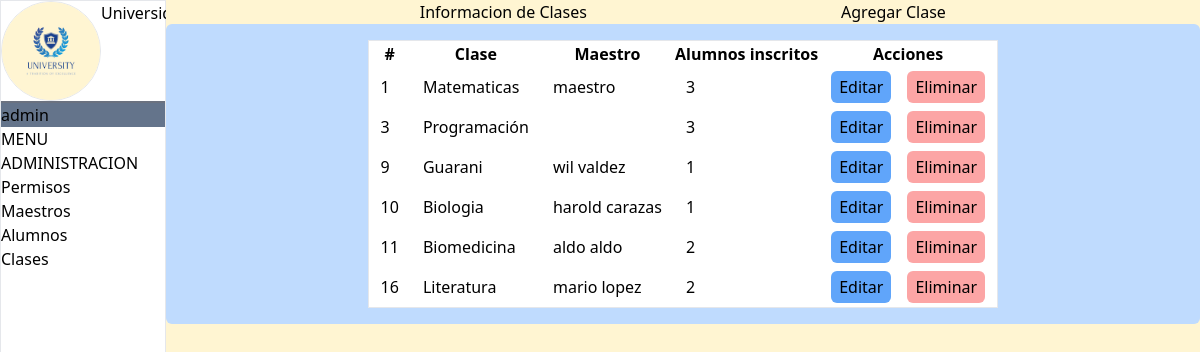
Page /views/admin/clases.php (signed in) on the committed database.
### tables this page shows
CREATE TABLE `materias` (
  `materia_id` int(11) NOT NULL AUTO_INCREMENT,
  `materia_nombre` varchar(150) DEFAULT NULL,
  PRIMARY KEY (`materia_id`)
);

### views/admin/clases.php (the view, shortened to what this page needs)
<!DOCTYPE html>
<html lang="en">
<head>
    <link href="/dist/output.css" rel="stylesheet" defer>
    <link rel="stylesheet" href="/src/input.css">
</head>
<body class="h-screen flex justify-center box-border w-screen">
    <aside class="flex flex-col min-h-screen border">
        <header class="flex border-b-2 border-gray-500 w-auto ">
            <div class="flex w-auto ">
                <img src="/assets/logo.jpg" alt="logo-pequeño" width="100px" height="100px" class="border rounded-full object-cover">
                <h1>Universidad</h1>
            </div>
        </header>
        <div  class="bg-slate-500">
            <p>admin</p>
        </div>
        <section class="flex flex-col">
            <h1>MENU ADMINISTRACION</h1>
            <div>
                <a href="permisos.php">Permisos</a>
            </div>
            <div>
                <a href="maestros.php">Maestros</a>
            </div>
            <div>
                <a href="alumnos.php">Alumnos</a>
            </div>
            <div>
                <p>Clases</p>
            </div>
        </section>
    </aside>
    <section class="bg-[#fff5d2] w-full">
        <div class="flex justify-evenly">
            <p>Informacion de Clases</p>
            <a href="create_clase.php">Agregar Clase</a>
        </div>
    <div class="bg-blue-200 p-4 rounded-md flex justify-center items-center">
            <table class="border justify-center items-center bg-white">
                <thead>
                    <tr>
                        <th>#</th>
                        <th>Clase</th>
                        <th>Maestro</th>
                        <th>Alumnos inscritos</th>
                        <th>Acciones</th>
                    </tr>
                </thead>
                <tbody>
                    <?php
                    $pdo = new PDO('mysql:host=localhost;dbname=universidad','root','');
                    $comando = $pdo->prepare("SELECT materias.materia_id, materias.materia_nombre, usuarios.usuario_nombre, COUNT(alumnos_materias.alumno_id) AS numero_de_alumnos
                    FROM materias
                    LEFT JOIN maestros_materias ON materias.materia_id = maestros_materias.materia_id
                    LEFT JOIN usuarios ON maestros_materias.maestro_id = usuarios.usuario_id
                    LEFT JOIN alumnos_materias ON materias.materia_id = alumnos_materias.materia_id
                    WHERE materias.materia_id <> 15
                    GROUP BY materias.materia_id, materias.materia_nombre, usuarios.usuario_nombre;
                    ");
                    $comando->execute();
                    $resultado = $comando->fetchAll(PDO::FETCH_ASSOC);
                    foreach ($resultado as $usuario) {
                    ?>
                        <tr>
                            <td class="px-3 py-1"><?= $usuario["materia_id"] ?></td>
                            <td class="px-3 py-1"><?= $usuario["materia_nombre"] ?></td>
                            <td class="px-3 py-1"><?= $usuario["usuario_nombre"] ?></td>
                            <td class="px-3 py-1"><?= $usuario["numero_de_alumnos"] ?></td>
                            <td class="px-3 py-1">
                                <div class="flex gap-4">
                                    <a href="/views/admin/edit_clase.php?materia_id=<?= $usuario["materia_id"] ?>" class="bg-blue-400 px-2 py-1 rounded-md">Editar</a>
                                    <div class="modal">
                                        <form action="/handle_db/admin/delete_clase.php" method="post">
                                            <button type="submit" class="bg-red-300 px-2 py-1 rounded-md">Eliminar</button>
                                        </form>
                                    </div>
                                </div>
                            </td>
                        </tr>
                    <?php
                    }
                    ?>
                </tbody>
            </table>
        </div>
    </section>
</body>
</html>

### rows in the picture
materias: materia_id "1", materia_nombre "Matematicas", usuario_nombre "maestro", numero_de_alumnos "3"
materias: materia_id "3", materia_nombre "Programación", numero_de_alumnos "3"
materias: materia_id "9", materia_nombre "Guarani", usuario_nombre "wil valdez", numero_de_alumnos "1"
materias: materia_id "10", materia_nombre "Biologia", usuario_nombre "harold carazas", numero_de_alumnos "1"
materias: materia_id "11", materia_nombre "Biomedicina", usuario_nombre "aldo aldo", numero_de_alumnos "2"
materias: materia_id "16", materia_nombre "Literatura", usuario_nombre "mario lopez", numero_de_alumnos "2"
